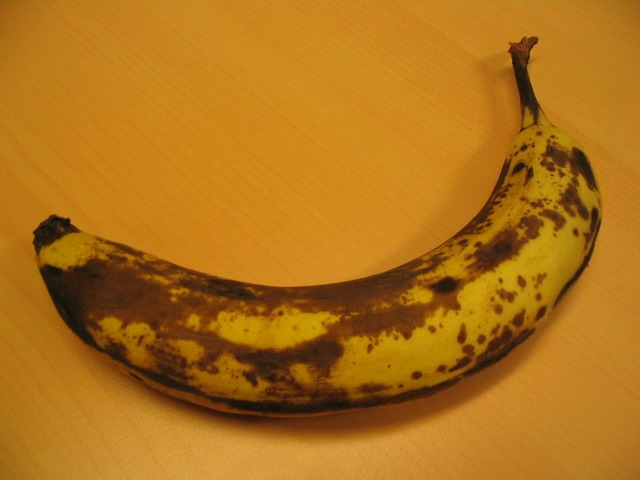
#> input picture images/banana1.jpg, 640 x 480 px
$ jupyter execute --allow-errors 20171007.ipynb
#> lines starting #> are read from the running program, lines starting #| are printed output that depends on the picture
# Imports

[cell 1]
import cv2
import numpy as np
import matplotlib.pyplot as plt

from copy import deepcopy
from igraph import Graph
from sklearn.mixture import GaussianMixture
from matplotlib.patches import Rectangle

[cell 2]
# %matplotlib notebook

# Helper function to get Bounding Box

[cell 3]
def get_bb(coords, shape):
    bb = [0, 0, 0, 0]
    bb[0] = max(min(coords[0], coords[2]), 0)
    bb[1] = max(min(coords[1], coords[3]), 0)
    bb[2] = min(max(coords[0], coords[2]), shape[1])
    bb[3] = min(max(coords[1], coords[3]), shape[0])
    return bb

# Callback function to facilitate drawing

[cell 4]
drawing = False
ix,iy = -1,-1
coords = [0, 0, 0, 0]
def draw(event,x,y,flags,param):
    global ix,iy,drawing,img,coords

    #start drawing
    if event == cv2.EVENT_LBUTTONDOWN:
        drawing = True
        ix,iy = x,y
        coords[0], coords[1] = x, y

    #refresh
    elif event == cv2.EVENT_RBUTTONDOWN:
        img = cv2.imread(param[0])
        coords = [0, 0, 0, 0]
        cv2.imshow("image", img)

    #finish drawing
    elif event == cv2.EVENT_LBUTTONUP:
        drawing = False
        coords[2], coords[3] = x, y
        cv2.rectangle(img,(ix,iy),(x,y),(0,255,0),2)

# Main Functions

[cell 5]
def get_graph(img, g, tu, tb, inds):

    h, wid = img.shape[:2]

    #left
    w = np.sum((img[:, 1:, :] - img[:, :-1, :])**2, axis=2).reshape((-1, 1))
    e = np.hstack((inds[:, 1:].reshape((-1, 1)), inds[:, :-1].reshape((-1, 1))))
    #top left
    w = np.vstack((w, np.sum((img[1:, 1:, :] - img[:-1, :-1, :])**2, axis=2).reshape((-1, 1))))
    e = np.vstack((e, np.hstack((inds[1:, 1:].reshape((-1, 1)), inds[:-1, :-1].reshape((-1, 1))))))
    #up
    w = np.vstack((w, np.sum((img[1:, :, :] - img[:-1, :, :])**2, axis=2).reshape((-1, 1))))
    e = np.vstack((e, np.hstack((inds[1:, :].reshape((-1, 1)), inds[:-1, :].reshape((-1, 1))))))
    #top right
    w = np.vstack((w, np.sum((img[1:, :-1, :] - img[:-1, 1:, :])**2, axis=2).reshape((-1, 1))))
    e = np.vstack((e, np.hstack((inds[1:, :-1].reshape((-1, 1)), inds[:-1, 1:].reshape((-1, 1))))))

    #finding beta and neighbour weights
    b = 1/(2*np.mean(w))
    n = np.ones((w.shape[0], 1))
    n[np.logical_and(np.abs(e[:, 0] - e[:, 1]) != 1, np.abs(e[:, 0] - e[:, 1]) != wid)] = np.sqrt(2)
    w = g * np.exp(-b * w)
    w /= n

    #defining source and terminal and their edges
    vs = h*wid
    vt = h*wid + 1
    nb = np.sum(tb)
    e = np.vstack((e, np.hstack((inds[tb].reshape((-1, 1)), np.ones((nb, 1))*vs ))))
    w = np.vstack((w, np.zeros((nb, 1))))
    e = np.vstack((e, np.hstack((inds[tb].reshape((-1, 1)), np.ones((nb, 1))*vt ))))
    w = np.vstack((w, 9 * g * np.ones((nb, 1))))

    return e, w


def grab_cut(img, bb, k, g, max_iter, title):

    # setting variables
    x1, y1, x2, y2 = bb
    h, wid = img.shape[:2]
    inds = np.arange(h*wid).reshape((h, wid))
    vs = h*wid
    vt = h*wid + 1

    # creating trimap
    tu = np.zeros((h, wid)).astype("bool")
    tu[y1:y2, x1:x2] = 1
    tb = np.ones((h, wid)).astype("bool")
    tb[y1:y2, x1:x2] = 0

    # defining GMMs
    fgmm = GaussianMixture(n_components=k)
    bgmm = GaussianMixture(n_components=k)

    #defining the graph
    e, w = get_graph(img, g, tu, tb, inds)

    #making variables to alter
    fgmask = deepcopy(tu)
    bgmask = deepcopy(tb)

    #running graphcut
    for i in range(max_iter):

        # reinit
        te, tw = deepcopy(e), deepcopy(w)

        #fit the GMMs
        fgmm.fit(img[fgmask].reshape((-1, 3)))
        bgmm.fit(img[bgmask].reshape((-1, 3)))

        # find edge weights for unknowns
        nu = np.sum(fgmask)

        te = np.vstack((te, np.hstack((inds[fgmask].reshape((-1, 1)), np.ones((nu, 1))*vs ))))
        tw = np.vstack((tw, -bgmm.score_samples(img[fgmask].reshape((-1, 3))).reshape((-1, 1))))

        te = np.vstack((te, np.hstack((inds[fgmask].reshape((-1, 1)), np.ones((nu, 1))*vt ))))
        tw = np.vstack((tw, -fgmm.score_samples(img[fgmask].reshape((-1, 3))).reshape((-1, 1))))

        #creating a graph
        graph = Graph()
        graph.add_vertices(h*wid+2)
        graph.add_edges(te.astype("int"))
        graph.es['weight'] = tw.flatten()

        #mincut
        mincut = graph.mincut(wid*h, wid*h+1, capacity="weight")

        #new split
        bginds = np.array(mincut[1]).astype("int")
        bginds = bginds[bginds < h*wid]
        fginds = np.array(mincut[0]).astype("int")
        fginds = fginds[fginds < h*wid]

        bgmask = np.zeros(h*wid).astype("bool")
        bgmask[bginds] = 1
        bgmask = bgmask.reshape(h, wid)
        fgmask = np.zeros(h*wid).astype("bool")
        fgmask[fginds] = 1
        fgmask = fgmask.reshape(h, wid)

        #displaying the result
        res = deepcopy(img).reshape(-1, 3)
        res[bginds] = [0, 0, 0]
        res = res.reshape(h, wid, 3)
        fig, ax = plt.subplots(1)
        ax.imshow(res[:, :, ::-1])
        ax.title.set_text(title + " Iteration "+str(i+1))
        plt.show()

# Reading bounding boxes from files

[cell 6]
img = cv2.imread("../images/banana1.jpg")
#> img is the input picture: shape (480, 640, 3); mean B, G, R 25.2, 113.9, 175.1
#> (the rest of this cell did not finish here and is left out)

# Interactive GUI
- Press and hold the left mouse button to draw.
- Right click to refresh and start again.
- Press escape after drawing to continue.

## Variation with number of iterations

[cell 7]
path = "../images/banana3.jpg"
img = cv2.imread(path)
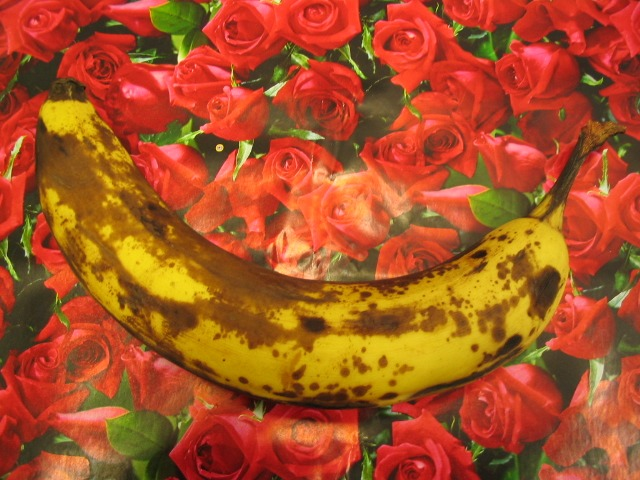
#> input picture images/banana3.jpg, 640 x 480 px
#> img is the input picture: shape (480, 640, 3); mean B, G, R 36.8, 81.8, 169.8
cv2.namedWindow('image')
cv2.setMouseCallback('image', draw, param=[path])
while(1):
    cv2.imshow('image',img)
    k = cv2.waitKey(1) & 0xFF
#> (key Esc is pressed here)
    if k == 27:
        break
cv2.destroyAllWindows()

img = cv2.imread(path)
bb = get_bb(coords, img.shape)
#> bb = [0, 0, 0, 0]
#> (the rest of this cell did not finish here and is left out)

#> in get_graph, `e = np.hstack((inds[:, 1:].reshape((-1, 1)), inds[:, :-1].reshape((-1,..`: e = 306720 pairs, first value 1 to 307199, second value 0 to 307198
#> in get_graph, `e = np.vstack((e, np.hstack((inds[1:, 1:].reshape((-1, 1)), inds[:-1, ..`: e = 612801 pairs, first value 1 to 307199, second value 0 to 307198
#> in get_graph, `e = np.vstack((e, np.hstack((inds[1:, :].reshape((-1, 1)), inds[:-1, :..`: e = 919361 pairs, first value 1 to 307199, second value 0 to 307198
#> in get_graph, `e = np.vstack((e, np.hstack((inds[1:, :-1].reshape((-1, 1)), inds[:-1,..`: e = 1225442 pairs, first value 1 to 307199, second value 0 to 307198
#> in get_graph, `b = 1/(2*np.mean(w))`: b = 0.00409
#> in get_graph, `nb = np.sum(tb)`: nb = 307200
#> in get_graph, `e = np.vstack((e, np.hstack((inds[tb].reshape((-1, 1)), np.ones((nb, 1..`: e = 1532642 pairs, first value 0 to 307199, second value 0 to 307200
#> in get_graph, `e = np.vstack((e, np.hstack((inds[tb].reshape((-1, 1)), np.ones((nb, 1..`: e = 1839842 pairs, first value 0 to 307199, second value 0 to 307201
#> after the loop in grab_cut, `for i in range(max_iter):`: bgmask: shape (480, 640) bool; every value is 1
#> after the loop in grab_cut, `for i in range(max_iter):`: fgmask: shape (480, 640) bool; every value is 0

## Variation with colour space

[cell 8]
path = "../images/flower.jpg"
img = cv2.imread(path)
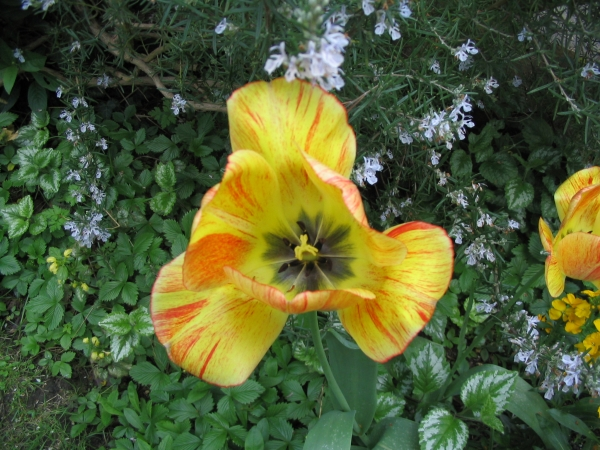
#> input picture images/flower.jpg, 600 x 450 px
#> img is the input picture: shape (450, 600, 3); mean B, G, R 52.7, 94.5, 83.8
cv2.namedWindow('image')
cv2.setMouseCallback('image', draw, param=[path])
while(1):
    cv2.imshow('image',img)
    k = cv2.waitKey(1) & 0xFF
#> (key Esc is pressed here)
    if k == 27:
        break
cv2.destroyAllWindows()

bb = get_bb(coords, img.shape)
img = cv2.imread(path)
#> (the rest of this cell did not finish here and is left out)

#> after the loop in grab_cut, `for i in range(max_iter):`: bgmask: shape (450, 600) bool; every value is 1
#> after the loop in grab_cut, `for i in range(max_iter):`: fgmask: shape (450, 600) bool; every value is 0
img = cv2.cvtColor(img, cv2.COLOR_BGR2HSV)
grab_cut(img, bb, 5, 100, 1, "HSV")

## Variation with gamma

[cell 9]
path = "../images/person5.jpg"
img = cv2.imread(path)
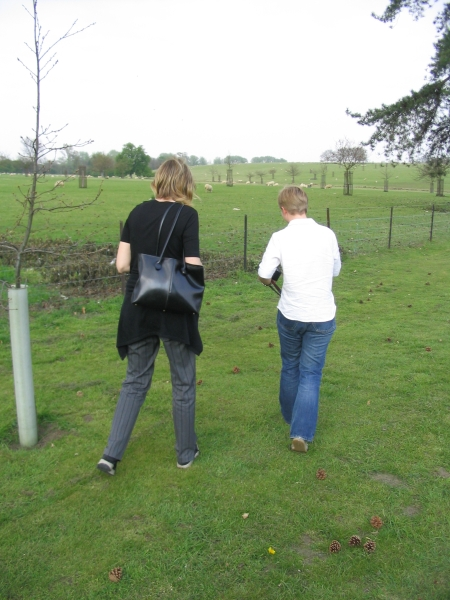
#> input picture images/person5.jpg, 450 x 600 px
#> img is the input picture: shape (600, 450, 3); mean B, G, R 122.9, 156.4, 141.1
cv2.namedWindow('image')
cv2.setMouseCallback('image', draw, param=[path])
while(1):
    cv2.imshow('image',img)
    k = cv2.waitKey(1) & 0xFF
#> (key Esc is pressed here)
    if k == 27:
        break
cv2.destroyAllWindows()

bb = get_bb(coords, img.shape)
img = cv2.imread(path)
#> (the rest of this cell did not finish here and is left out)

#> after the loop in grab_cut, `for i in range(max_iter):`: bgmask: shape (600, 450) bool; every value is 1
#> after the loop in grab_cut, `for i in range(max_iter):`: fgmask: shape (600, 450) bool; every value is 0
grab_cut(img, bb, 5, 200, 1, "Gamma: 200")
grab_cut(img, bb, 5, 300, 1, "Gamma: 300")
grab_cut(img, bb, 5, 400, 1, "Gamma: 400")

## Variation with number of components

[cell 10]
path = "../images/bush.jpg"
img = cv2.imread(path)
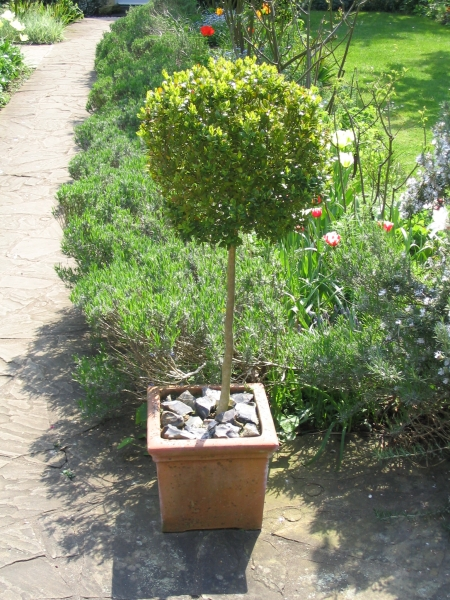
#> input picture images/bush.jpg, 450 x 600 px
#> img is the input picture: shape (600, 450, 3); mean B, G, R 101.4, 138.7, 126.4
cv2.namedWindow('image')
cv2.setMouseCallback('image', draw, param=[path])
while(1):
    cv2.imshow('image',img)
    k = cv2.waitKey(1) & 0xFF
#> (key Esc is pressed here)
    if k == 27:
        break
cv2.destroyAllWindows()

bb = get_bb(coords, img.shape)
img = cv2.imread(path)
#> (the rest of this cell did not finish here and is left out)

grab_cut(img, bb, 5, 80, 1, "Components: 5")
grab_cut(img, bb, 3, 80, 1, "Components: 3")
grab_cut(img, bb, 1, 80, 1, "Components: 1")

## Results on images from camera

[cell 11]
path = "../images/camera.jpg"
img = cv2.imread(path)
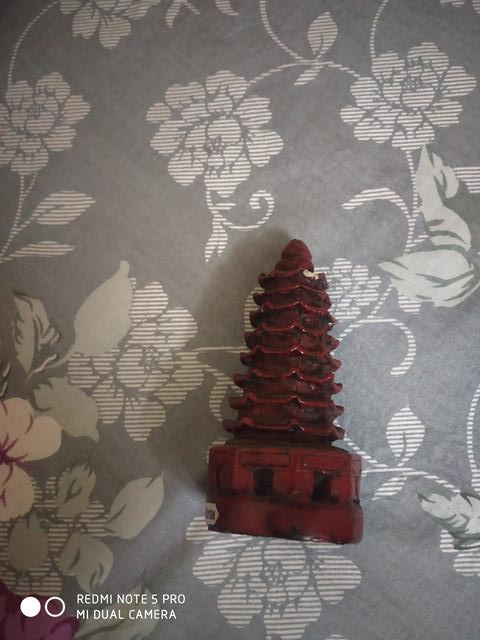
#> input picture images/camera.jpg, 480 x 640 px
#> img is the input picture: shape (640, 480, 3); mean B, G, R 110.9, 114.9, 123.2
cv2.namedWindow('image')
cv2.setMouseCallback('image', draw, param=[path])
while(1):
    cv2.imshow('image',img)
    k = cv2.waitKey(1) & 0xFF
#> (key Esc is pressed here)
    if k == 27:
        break
cv2.destroyAllWindows()

img = cv2.imread(path)
bb = get_bb(coords, img.shape)
#> (the rest of this cell did not finish here and is left out)

#> after the loop in grab_cut, `for i in range(max_iter):`: bgmask: shape (640, 480) bool; every value is 1
#> after the loop in grab_cut, `for i in range(max_iter):`: fgmask: shape (640, 480) bool; every value is 0
